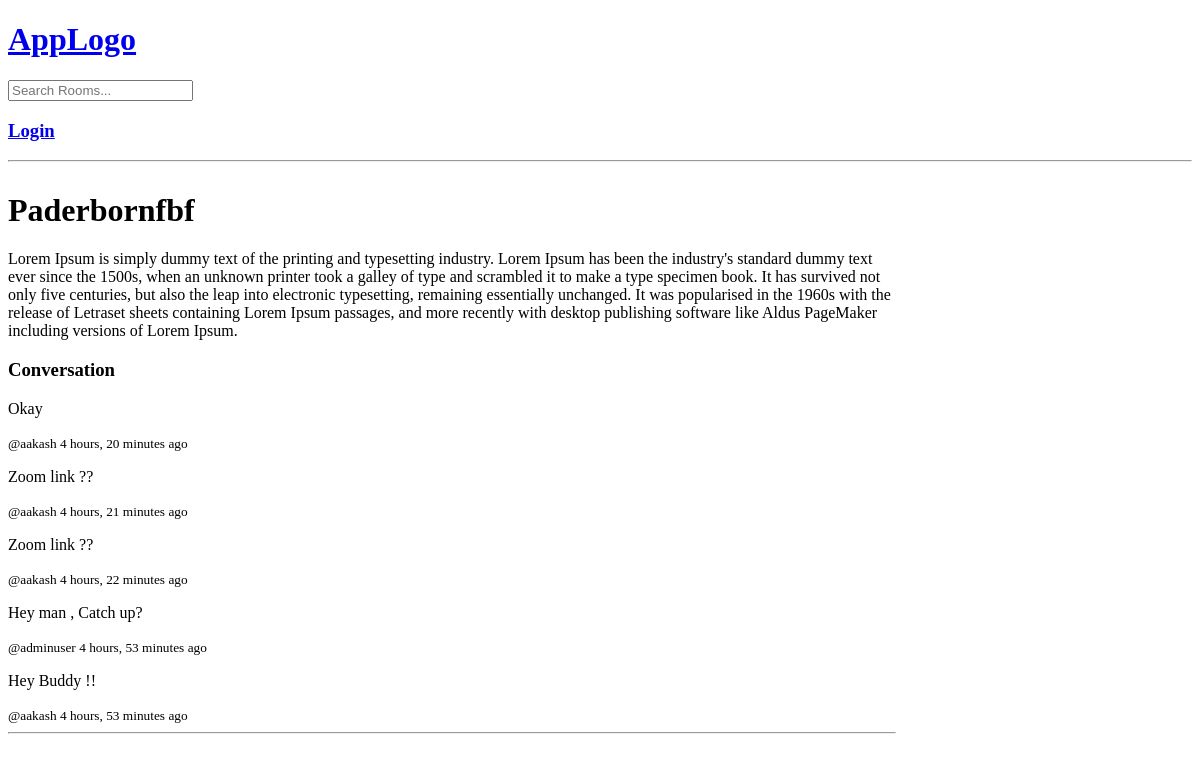
Page /room/10/ on the earlier database version.
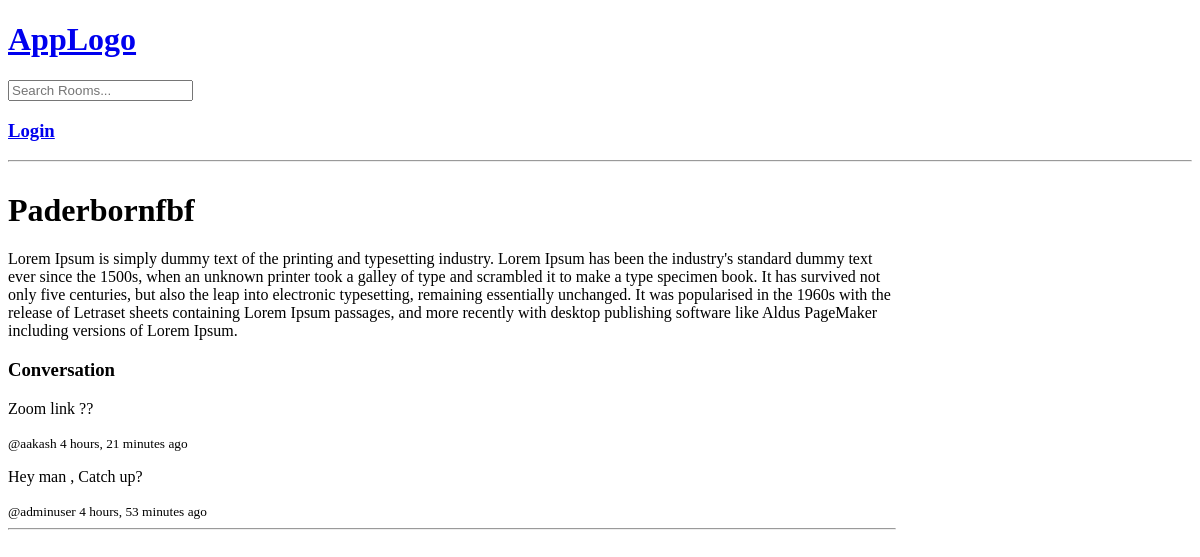
Same page on the later database version.
### base/models.py (models this page shows, shortened)
class Message(models.Model):
    user = models.ForeignKey(User, on_delete=models.CASCADE)
    room = models.ForeignKey(Room, on_delete=models.CASCADE)
    body = models.TextField()
    updated = models.DateTimeField(auto_now=True)
    created = models.DateTimeField(auto_now_add=True)

### base/views.py (the view, shortened to what this page needs)
# urls.py: path("room/<str:pk>/", views.rooms, name="room"),
def rooms(request, pk):
    room = Room.objects.get(id=pk)
    room_messages = room.message_set.all().order_by("-created")
    participants = room.participants.all()
    context = {
        "room": room,
        "room_messages": room_messages,
        "participants": participants,
    }
    return render(request, "base/room.html", context)

### base/templates/base/room.html (shortened to what this page needs)
{% extends 'main.html' %}
{% block content %}
<div class="room-container">
  <div>
    <div class="comment-wrapper">
      <h1>{{room.name}}</h1>
      <p>{{room.description}}</p>
      <h3>Conversation</h3>
      {% for message in room_messages %}
      <div>
        <p> {{message.body}}</p>
        <small> @{{message.user}} </small>
        <small> {{message.created | timesince}} ago </small>
      </div>
      {% endfor %}
      <hr />
    </div>
{% endblock %}

Differences in the rows shown:
removed Message: body "Okay", user "aakash", created "4 hours, 20 minutes"
removed Message: body "Zoom link ??", user "aakash", created "4 hours, 22 minutes"
removed Message: body "Hey Buddy !!", user "aakash", created "4 hours, 53 minutes"
